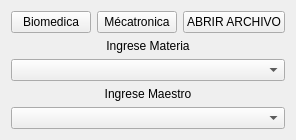
  <widget class="QWidget" name="">
   <property name="geometry">
    <rect>
     <x>10</x>
     <y>10</y>
     <width>254</width>
     <height>123</height>
    </rect>
   </property>
   <layout class="QVBoxLayout" name="verticalLayout">
    <item>
     <layout class="QHBoxLayout" name="horizontalLayout_2">
      <item>
       <widget class="QPushButton" name="biomedica_button">
        <property name="text">
         <string>Biomedica</string>
        </property>
       </widget>
      </item>
      <item>
       <widget class="QPushButton" name="mecatronica_button">
        <property name="text">
         <string>Mécatronica</string>
        </property>
       </widget>
      </item>
      <item>
       <widget class="QPushButton" name="open_file_button_button">
        <property name="text">
         <string>ABRIR ARCHIVO</string>
        </property>
       </widget>
      </item>
     </layout>
    </item>
    <item>
     <layout class="QGridLayout" name="combo_boxes">
      <item row="0" column="0">
       <layout class="QGridLayout" name="subject_box">
        <item row="1" column="1">
         <widget class="QComboBox" name="subject_menu"/>
        </item>
        <item row="0" column="1">
         <widget class="QLabel" name="subject_text_2">
          <property name="text">
           <string>Ingrese Materia</string>
          </property>
          <property name="alignment">
           <set>Qt::AlignCenter</set>
          </property>
         </widget>
        </item>
       </layout>
      </item>
      <item row="1" column="0">
       <layout class="QGridLayout" name="gridLayout_3">
        <item row="2" column="1">
         <widget class="QComboBox" name="subject_menu_2"/>
        </item>
        <item row="1" column="1">
         <widget class="QLabel" name="subject_text_3">
          <property name="text">
           <string>Ingrese Maestro</string>
          </property>
          <property name="alignment">
           <set>Qt::AlignCenter</set>
          </property>
         </widget>
        </item>
       </layout>
      </item>
     </layout>
    </item>
   </layout>
  </widget>
